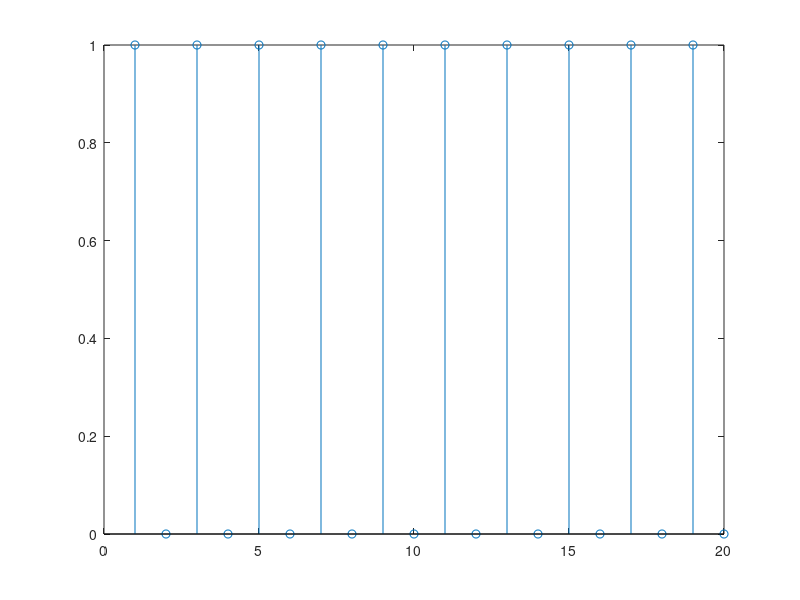

The MATLAB script that drew this image:
#Sistema: y[n] - y[n-2] = x[n]
% Coeficientes:
b = [1, 0, 0];   % x[n] + 0*x[n-1] + 0*x[n-2]
a = [1, 0, -1];  % y[n] + 0*y[n-1] - y[n-2]

cant_muestras = 20;
x = zeros(1, cant_muestras);
x(1) = 1; % delta[0] = 1

h = zeros(1, cant_muestras);

% Resolvemos la ecuación en diferencias muestra por muestra: h[n] = h[n-2] + x[n]
% Empezamos en n=3 para evitar índices negativos o fuera de rango en Octave (que arranca en 1)
h(1) = x(1); % n = 0 -> h[0] = 0 + x[0] = 1
h(2) = x(2); % n = 1 -> h[1] = 0 + x[1] = 0

for n = 3:cant_muestras
    h(n) = h(n-2) + x(n);
end
stem(h)
